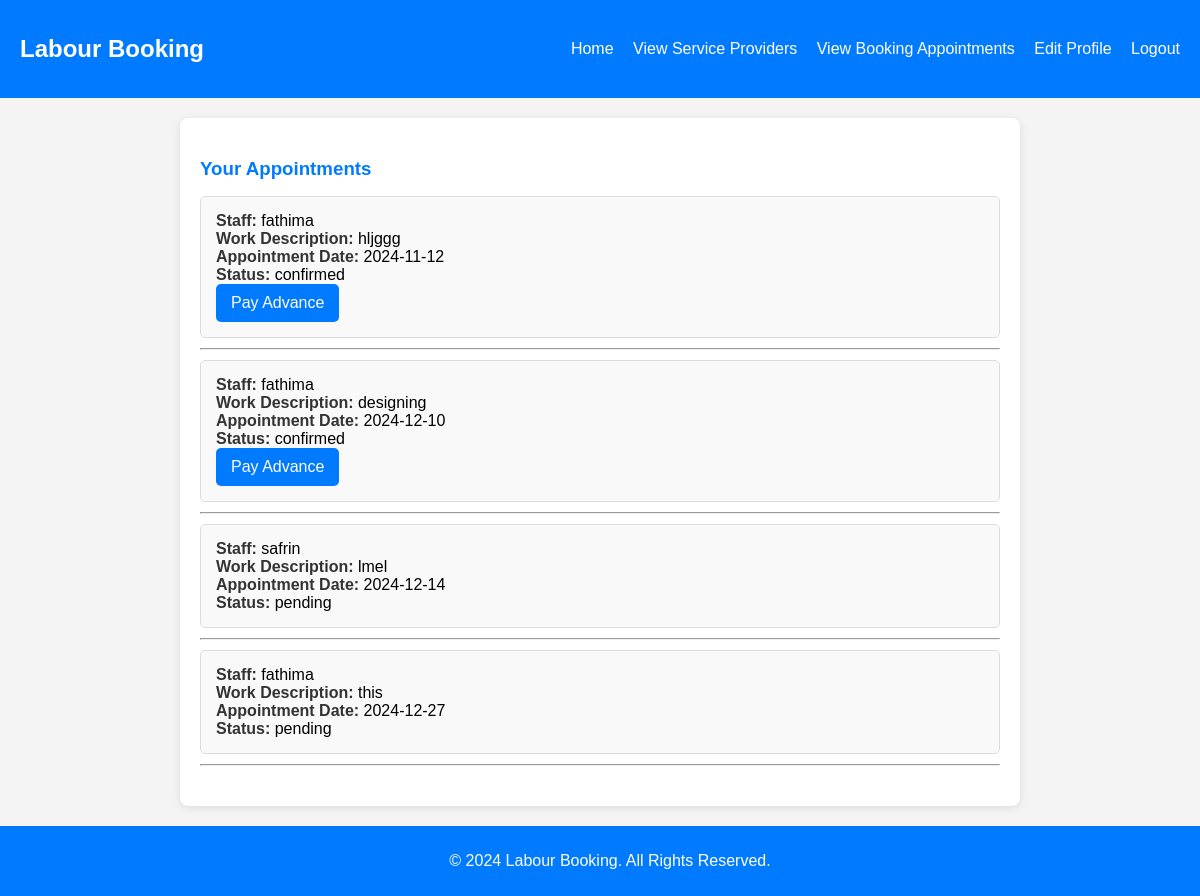
Screenshot of /fathima/view_bookings.php (signed in) with the database file from the repository.
### tables this page shows
CREATE TABLE `appointments` (
  `id` int(11) NOT NULL,
  `user_id` int(11) NOT NULL,
  `staff_id` int(11) NOT NULL,
  `work_description` text NOT NULL,
  `appointment_date` date NOT NULL,
  `status` enum('pending','confirmed','canceled') DEFAULT 'pending'
);

CREATE TABLE `staff` (
  `id` int(20) NOT NULL,
  `Name` varchar(20) NOT NULL,
  `phoneno` varchar(10) NOT NULL,
  `emailid` varchar(20) NOT NULL,
  `username` varchar(20) NOT NULL,
  `password` varchar(20) NOT NULL,
  `category` varchar(20) NOT NULL,
  `status` varchar(20) DEFAULT 'active'
);

### fathima/view_bookings.php (the view, shortened to what this page needs)
<?php
$conn = mysqli_connect("localhost", "root", "", "labour_booking");
$user_id = $_SESSION['user_id'];
$sql = "SELECT a.id, a.work_description, a.appointment_date, a.status, s.Name as staff_name
        FROM appointments a
        JOIN staff s ON a.staff_id = s.id
        WHERE a.user_id = '$user_id'";
$result = mysqli_query($conn, $sql);
?>
<!DOCTYPE html>
<html lang="en">
<head>
    <link rel="stylesheet" href="viewbookings.css">
</head>
<body>
    <nav>
        <div class="sappy">
            <h1>Labour Booking</h1>
            <div class="hi">
                <a href="userhome.php" class="hello">Home</a>
                <a href="view_service_providers.php" class="hello">View Service Providers</a>
                <a href="view_bookings.php" class="hello">View Booking Appointments</a>
                <a href="edit_profile.php" class="hello">Edit Profile</a>
                <a href="logout.php" class="hello">Logout</a>
            </div>
        </div>
    </nav>
    <main class="main-content">
        <section class="bookings-list">
            <h3>Your Appointments</h3>
            <ul>
                <?php
                if (mysqli_num_rows($result) > 0) {
                    while ($booking = mysqli_fetch_assoc($result)) {
                        echo "<li>";
                        echo "<strong>Staff:</strong> " . htmlspecialchars($booking['staff_name']) . "<br>";
                        echo "<strong>Work Description:</strong> " . htmlspecialchars($booking['work_description']) . "<br>";
                        echo "<strong>Appointment Date:</strong> " . htmlspecialchars($booking['appointment_date']) . "<br>";
                        echo "<strong>Status:</strong> " . htmlspecialchars($booking['status']) . "<br>";
                        if ($booking['status'] === 'confirmed') {
                            echo "<a href='pay_advance.php?id=" . $booking['id'] . "' class='pay-button'>Pay Advance</a>";
                        }
                        echo "</li><hr>";
                    }
                } else {
                    echo "<p>You have no bookings.</p>";
                }
                ?>
            </ul>
        </section>
    </main>
    <footer>
        <p>&copy; 2024 Labour Booking. All Rights Reserved.</p>
    </footer>
</body>
</html>

### fathima/viewbookings.css (style rules this page uses)
body { font-family: Arial, sans-serif; margin: 0; padding: 0; background-color: #f4f4f4; }
nav { background-color: #007BFF; color: #fff; padding: 15px 0; }
.sappy { display: flex; justify-content: space-between; align-items: center; max-width: 1200px; margin: 0 auto; padding: 0 20px; }
.hi a { color: #fff; text-decoration: none; margin-left: 15px; }
.main-content { max-width: 800px; margin: 20px auto; padding: 20px; background-color: white; border-radius: 8px; box-shadow: 0 2px 10px rgba(0, 0, 0, 0.1); }
.bookings-list { margin: 20px 0; }
h3 { color: #007BFF; margin-bottom: 15px; }
ul { list-style-type: none; padding: 0; }
li { border: 1px solid #ddd; border-radius: 5px; padding: 15px; margin-bottom: 10px; background-color: #f9f9f9; }
li strong { color: #333; }
hr { margin: 10px 0; }
.pay-button { background-color: #007BFF; color: white; border: none; padding: 10px 15px; border-radius: 5px; cursor: pointer; text-decoration: none; display: inline-block; transition: background-color 0.3s ease; }
footer { text-align: center; padding: 10px; background-color: #007BFF; color: #fff; position: relative; bottom: 0; width: 100%; }

### rows the page displays
appointments: staff.Name "fathima", work_description "hljggg", appointment_date "2024-11-12", status "confirmed"
appointments: staff.Name "fathima", work_description "designing", appointment_date "2024-12-10", status "confirmed"
appointments: staff.Name "safrin", work_description "lmel", appointment_date "2024-12-14", status "pending"
appointments: staff.Name "fathima", work_description "this", appointment_date "2024-12-27", status "pending"
